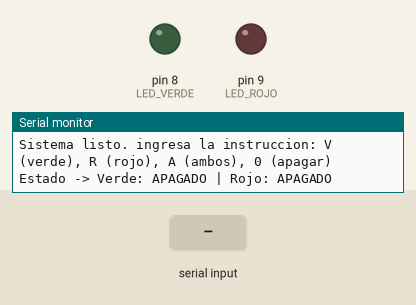
Bench run of a sketch on a simulated Arduino Uno, built with avr-gcc and run on an emulated ATmega328P. Shown: output pins drawn as LEDs (lit = HIGH), the last lines printed to the serial monitor. Inputs (shaded band) come from the test bench.

Above: at 1.2 s.
1.3 s: "V\n" received over Serial
At 2.3 s:
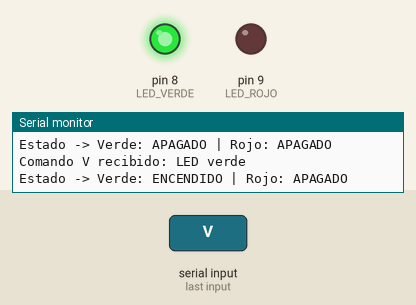
2.8 s: "R\n" received over Serial
At 3.4 s:
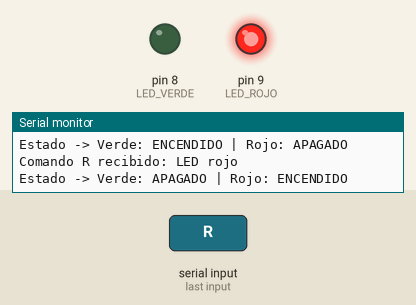
4.3 s: "A\n" received over Serial
At 4.7 s:
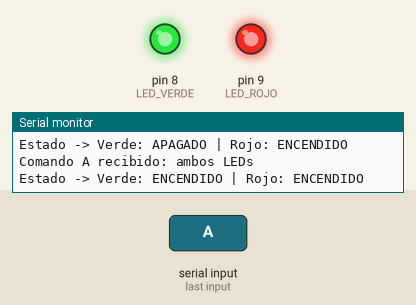
Timing chart, 0 to 7.3 s (numbered marks = the images above; inputs shaded):
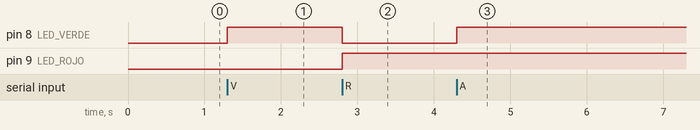

Measured:
- after the input at 1.3 s, pin 8 (LED_VERDE): LOW → HIGH at once
- after the input at 2.8 s, pin 8 (LED_VERDE): HIGH → LOW at once; pin 9 (LED_ROJO): LOW → HIGH at once
- after the input at 4.3 s, pin 8 (LED_VERDE): LOW → HIGH at once

The sketch:

sketch.ino
```cpp
// Politecnico Gran Colombiano
// Internet De Las Cosas
// Control de LEDs por comandos seriales (UART a 9600 baudios)
// Entrega 2
// Comandos:
//   V -> Al presionar enciende solo el LED verde
//   R -> Al presionar enciende solo el LED rojo
//   A -> Al presionar enciende ambos LEDs
//   0 -> Al presionar apaga ambos LEDs
//   * Al presionar Cualquier otro caracter -> se informa como entrada no valida
//
// Si implementaramos el circuito real, el modulo HC-05 se conectaria a los pines 0 (RX) y 1 (TX) del arduino,
// por lo que los comandos llegan por la misma UART que usa el monitor serial.
// En el simulador, los comandos se escriben directamente en el monitor serial.

const int LED_VERDE = 8;   // LED verde con resistencia de 220 ohm
const int LED_ROJO = 9;    // LED rojo con resistencia de 220 ohm

bool estadoVerde = false;  // true = encendido
bool estadoRojo = false;

// Aplica el estado guardado a los pines de los LEDs
void aplicarEstado() {
  digitalWrite(LED_VERDE, estadoVerde ? HIGH : LOW);
  digitalWrite(LED_ROJO, estadoRojo ? HIGH : LOW);
}

// Informa por el monitor serial como quedaron los LEDs
void mostrarEstado() {
  Serial.print("Estado -> Verde: ");
  Serial.print(estadoVerde ? "ENCENDIDO" : "APAGADO");
  Serial.print(" | Rojo: ");
  Serial.println(estadoRojo ? "ENCENDIDO" : "APAGADO");
}

void setup() {
  pinMode(LED_VERDE, OUTPUT);
  pinMode(LED_ROJO, OUTPUT);

  Serial.begin(9600);      // enlace serial a 9600 baudios
  aplicarEstado();         // arranca con ambos LEDs apagados

  Serial.println("Sistema listo. ingresa la instruccion: V (verde), R (rojo), A (ambos), 0 (apagar)");
  mostrarEstado();
}

void loop() {
  if (Serial.available() > 0) {
    char comando = toupper(Serial.read());   //se declara la variable tipo caracter y este acepta mayusculas y minusculas

    // Ignora el salto de linea y los espacios que agrega el monitor serial
    if (comando == '\n' || comando == '\r' || comando == ' ') {
      return;
    }

    switch (comando) {
      case 'V':
        estadoVerde = true;
        estadoRojo = false;
        Serial.println("Comando V recibido: LED verde");
        break;
      case 'R':
        estadoVerde = false;
        estadoRojo = true;
        Serial.println("Comando R recibido: LED rojo");
        break;
      case 'A':
        estadoVerde = true;
        estadoRojo = true;
        Serial.println("Comando A recibido: ambos LEDs");
        break;
      case '0':
        estadoVerde = false;
        estadoRojo = false;
        Serial.println("Comando 0 recibido: apagar todo");
        break;
      default:
        // simbolo o letra no reconocido: no se cambia el estado de los LEDs
        Serial.print("Comando invalido: '");
        Serial.print(comando);
        Serial.println("  Por favor ingrese un caracter correcto'. Use V, R, A o 0.");
        return;
    }

    aplicarEstado();
    mostrarEstado();
  }
}
```
